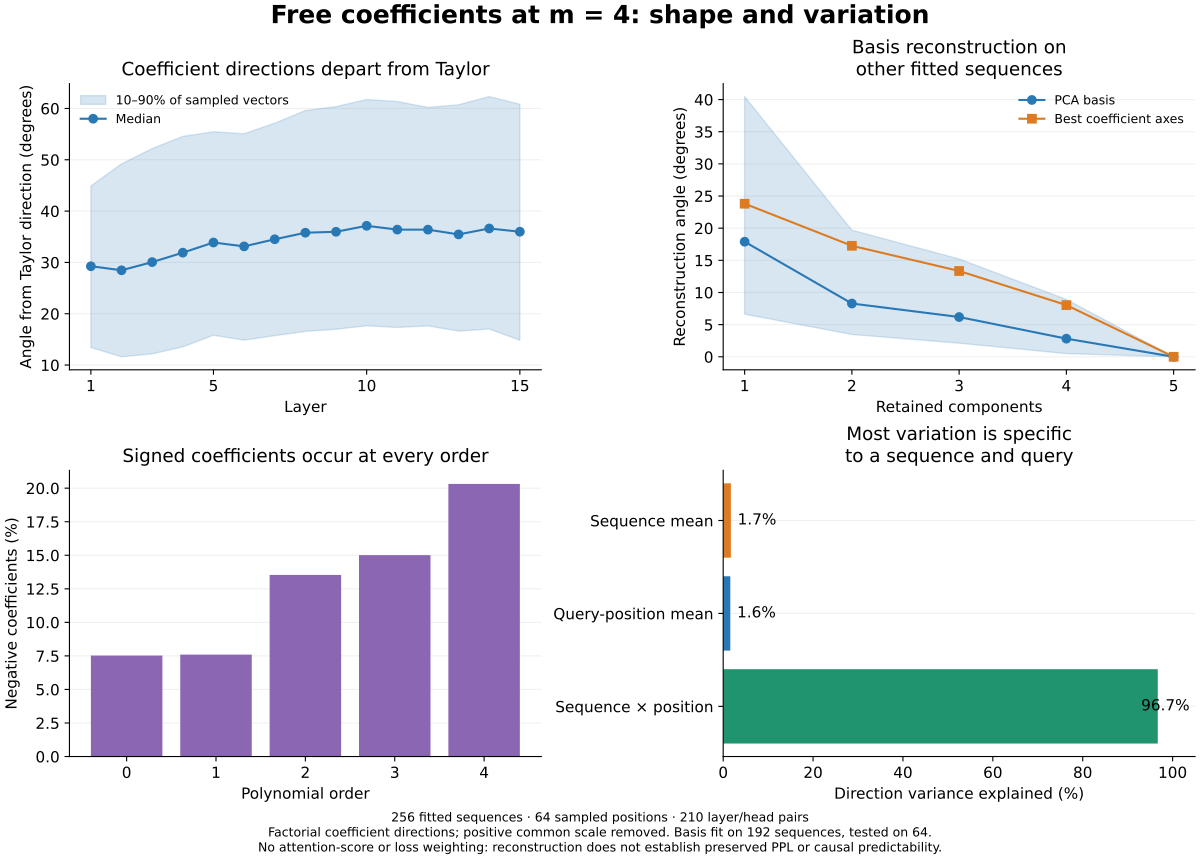

This figure's Python source:
"""Measure free-coefficient shape on CPU, then plot its compact run artifact.

The measurement reads the explicitly selected retained coefficient checkpoint.
The plot reads only committed JSON and selection files; it does not need a GPU
or the cluster's checkpoint. Positive common coefficient scale is separated
because head-output RMSNorm makes it approximately redundant (up to epsilon).
"""
from __future__ import annotations

import argparse
import hashlib
import json
import math
import os
from pathlib import Path
import subprocess

for _name in ("OPENBLAS_NUM_THREADS", "OMP_NUM_THREADS", "MKL_NUM_THREADS"):
    os.environ[_name] = str(min(4, max(1, int(os.environ.get(_name, "4")))))

import numpy as np
import yaml

import analyze_batch_coefficients as geometry
from scaffolds.records import capture_artifacts, load_run, update_record


ROOT = Path(__file__).resolve().parents[5]
OUTPUT = "free_coefficient_shape.json"
ROLE = "free_coefficients_full_batch_m4_head_scale"
QUANTILES = [0., .01, .1, .5, .9, .99, 1.]
HEAD_QUANTILES = [.1, .5, .9]


def quantiles(value, probabilities=QUANTILES, axis=None):
    return np.quantile(value, probabilities, axis=axis).tolist()


def angles(left, right):
    """Angles of directions; retain sign and reject undefined reconstructions."""
    norm = np.linalg.norm(right, axis=-1, keepdims=True)
    if np.any(norm < 1e-12):
        raise ValueError("A coefficient reconstruction has undefined direction")
    cosine = np.sum(left * (right / norm), axis=-1)
    return np.degrees(np.arccos(np.clip(cosine, -1, 1)))


def analyze(sampled, train_count):
    orders = sampled.shape[-1]
    factorial = np.asarray([math.factorial(order) for order in range(orders)])
    factorial_coefficients = sampled * factorial
    norms = np.linalg.norm(factorial_coefficients, axis=-1)
    if np.any(norms == 0) or not np.isfinite(norms).all():
        raise ValueError("A fitted coefficient vector has no finite direction")
    unit = factorial_coefficients / norms[..., None]
    taylor = np.ones(orders) / np.sqrt(orders)
    taylor_angles = angles(unit, taylor)
    mixed_sign = np.any(sampled < 0, axis=-1) & np.any(sampled > 0, axis=-1)
    per_head = []
    pooled_pca_angles, pooled_axis_angles = [[] for _ in range(orders)], [[] for _ in range(orders)]
    for layer in range(unit.shape[1]):
        for head in range(unit.shape[3]):
            values = unit[:, layer, :, head, :]
            flat = values.reshape(-1, orders)
            fitted = geometry.pca(flat)
            train = geometry.pca(values[:train_count].reshape(-1, orders))
            test = values[train_count:].reshape(-1, orders)
            centered = flat - fitted["mean"]
            covariance = centered.T @ centered / len(flat)
            std = np.sqrt(np.maximum(np.diag(covariance), 0))
            correlation = np.divide(covariance, std[:, None] * std[None, :],
                                    out=np.zeros_like(covariance), where=std[:, None] * std[None, :] > 0)
            sequence_effect = values.mean(axis=1) - fitted["mean"]
            position_effect = values.mean(axis=0) - fitted["mean"]
            interaction = values - fitted["mean"] - sequence_effect[:, None, :] - position_effect[None, :, :]
            energies = np.asarray([np.mean(np.sum(x * x, axis=-1))
                                   for x in (sequence_effect, position_effect, interaction)])
            if not np.isclose(energies.sum(), fitted["total_variance"], rtol=1e-10, atol=1e-12):
                raise ValueError("Two-way coefficient variance decomposition failed")
            fraction = energies / fitted["total_variance"]
            test_centered = test - train["mean"]
            axis_variance = np.var(values[:train_count].reshape(-1, orders), axis=0)
            axes = np.argsort(-axis_variance, kind="stable")
            pca_angles, axis_angles = [], []
            for rank in range(1, orders + 1):
                basis = train["basis"][:, :rank]
                reconstructed = train["mean"] + (test_centered @ basis) @ basis.T
                error = angles(test, reconstructed)
                pca_angles.append(quantiles(error, HEAD_QUANTILES))
                pooled_pca_angles[rank - 1].append(error)
                axis_reconstruction = np.broadcast_to(train["mean"], test.shape).copy()
                axis_reconstruction[:, axes[:rank]] = test[:, axes[:rank]]
                axis_error = angles(test, axis_reconstruction)
                axis_angles.append(quantiles(axis_error, HEAD_QUANTILES))
                pooled_axis_angles[rank - 1].append(axis_error)
            probability = fitted["eigenvalues"] / fitted["eigenvalues"].sum()
            positive_probability = probability[probability > 0]
            per_head.append({
                "layer": layer + 1, "head": head + 1,
                "angle_from_taylor_degrees_quantiles": quantiles(taylor_angles[:, layer, :, head]),
                "factorial_coefficient_norm_quantiles": quantiles(norms[:, layer, :, head]),
                "negative_coefficient_fraction_per_order": np.mean(sampled[:, layer, :, head] < 0, axis=(0, 1)).tolist(),
                "mixed_sign_fraction": float(mixed_sign[:, layer, :, head].mean()),
                "mean_direction_angle_from_taylor_degrees": float(angles(taylor, fitted["mean"])),
                "total_direction_variance": fitted["total_variance"],
                "direction_correlation": correlation.tolist(),
                "two_way_variance_fractions": fraction.tolist(),
                "pca_cumulative_variance_fraction": fitted["cumulative"].tolist(),
                "pca_effective_rank": float(np.exp(-np.sum(positive_probability * np.log(positive_probability)))),
                "test_pca_reconstruction_angle_degrees_quantiles": pca_angles,
                "test_axis_reconstruction_angle_degrees_quantiles": axis_angles,
                "axis_order_by_train_variance": axes.tolist(),
            })
    weighted_fractions = np.average(
        [head["two_way_variance_fractions"] for head in per_head], axis=0,
        weights=[head["total_direction_variance"] for head in per_head])
    per_layer = [{
        "layer": layer + 1,
        "angle_from_taylor_degrees_quantiles": quantiles(taylor_angles[:, layer]),
        "mixed_sign_fraction": float(mixed_sign[:, layer].mean()),
        "factorial_coefficient_norm_quantiles": quantiles(norms[:, layer]),
    } for layer in range(unit.shape[1])]
    summary = {
        "sampled_vector_count": int(norms.size),
        "factorial_coefficient_quantiles_per_order": quantiles(factorial_coefficients, axis=(0, 1, 2, 3)),
        "factorial_coefficient_norm_quantiles": quantiles(norms),
        "factorial_coefficient_norm_over_taylor_quantiles": quantiles(norms / np.sqrt(orders)),
        "angle_from_taylor_degrees_quantiles": quantiles(taylor_angles),
        "negative_coefficient_fraction_per_order": np.mean(sampled < 0, axis=(0, 1, 2, 3)).tolist(),
        "any_negative_coefficient_fraction": float(np.any(sampled < 0, axis=-1).mean()),
        "mixed_sign_fraction": float(mixed_sign.mean()),
        "opposite_taylor_hemisphere_fraction": float(np.mean(taylor_angles > 90)),
        "two_way_variance_fractions_mean_over_heads": np.mean([x["two_way_variance_fractions"] for x in per_head], axis=0).tolist(),
        "two_way_variance_fractions_weighted_by_head_variance": weighted_fractions.tolist(),
        "test_pca_reconstruction_angle_degrees_quantiles_by_rank": [quantiles(np.concatenate(x)) for x in pooled_pca_angles],
        "test_axis_reconstruction_angle_degrees_quantiles_by_rank": [quantiles(np.concatenate(x)) for x in pooled_axis_angles],
    }
    for key in ("pca_cumulative_variance_fraction", "pca_effective_rank", "two_way_variance_fractions",
                "mean_direction_angle_from_taylor_degrees"):
        summary[key + "_head_quantiles"] = quantiles([x[key] for x in per_head], HEAD_QUANTILES, axis=0)
    return {"summary": summary, "per_layer": per_layer, "per_head": per_head}


def token_identity_analysis(sampled, tokens, positions, train_count, minimum_position=64):
    """A token-only lower bound on reproducing the selected first-layer directions.

    Before the first attention operation the current generator receives only a
    normalized token embedding. Equal token IDs therefore produce equal inputs,
    even at different positions or in different sequences. RoPE affects Q/K later.
    The oracle's labels need not satisfy this consistency constraint.
    """
    keep = positions >= minimum_position
    if not np.any(keep):
        raise ValueError("No sampled query positions meet the token-lookup threshold")
    coefficients = sampled[:, 0, keep, :, :]
    factorial = np.asarray([math.factorial(order) for order in range(coefficients.shape[-1])])
    coefficients = coefficients * factorial
    coefficients /= np.linalg.norm(coefficients, axis=-1, keepdims=True)
    token_ids = tokens[:, positions[keep]].reshape(-1)
    values = coefficients.reshape(-1, coefficients.shape[-2], coefficients.shape[-1])
    unique, inverse, counts = np.unique(token_ids, return_inverse=True, return_counts=True)
    sums = np.zeros((len(unique), *values.shape[1:]), np.float64)
    np.add.at(sums, inverse, values)
    means = sums / counts[:, None, None]
    group_summaries = []
    for threshold in (1, 2, 8):
        selected = counts[inverse] >= threshold
        subset = values[selected]
        errors = subset - means[inverse[selected]]
        variance = np.mean(np.sum((subset - subset.mean(axis=0)) ** 2, axis=-1), axis=0)
        residual = np.mean(np.sum(errors ** 2, axis=-1), axis=0)
        r2 = 1 - residual / variance
        group_summaries.append({
            "minimum_token_occurrences": threshold,
            "observation_count": int(selected.sum()),
            "token_type_count": int(np.sum(counts >= threshold)),
            "observation_fraction": float(selected.mean()),
            "explained_direction_variance_fraction_per_head": r2.tolist(),
            "explained_direction_variance_fraction_pooled": float(1 - residual.sum() / variance.sum()),
            "within_token_direction_variance_fraction_pooled": float(residual.sum() / variance.sum()),
            "angle_to_token_mean_degrees_quantiles": quantiles(angles(subset, means[inverse[selected]])),
        })
    train_size = train_count * int(keep.sum())
    train_values, test_values = values[:train_size], values[train_size:]
    train_inverse, test_inverse = inverse[:train_size], inverse[train_size:]
    train_counts = np.bincount(train_inverse, minlength=len(unique))
    train_sum = np.zeros_like(sums)
    np.add.at(train_sum, train_inverse, train_values)
    train_mean = train_values.mean(axis=0)
    train_lookup = np.broadcast_to(train_mean, sums.shape).copy()
    seen = train_counts > 0
    train_lookup[seen] = train_sum[seen] / train_counts[seen, None, None]
    predicted = train_lookup[test_inverse]
    error = np.mean(np.sum((test_values - predicted) ** 2, axis=-1), axis=0)
    baseline = np.mean(np.sum((test_values - train_mean) ** 2, axis=-1), axis=0)
    lookup_angles = angles(test_values, predicted)
    # Rare-token averages can overfit. Choose one shrinkage strength using only
    # the designated training sequences, then evaluate it on the held sequences.
    inner_sequences = 3 * train_count // 4
    inner_size = inner_sequences * int(keep.sum())
    inner_mean = values[:inner_size].mean(axis=0)
    inner_counts = np.bincount(inverse[:inner_size], minlength=len(unique))
    inner_sum = np.zeros_like(sums)
    np.add.at(inner_sum, inverse[:inner_size], values[:inner_size])
    validation = values[inner_size:train_size]
    validation_inverse = inverse[inner_size:train_size]
    validation_baseline = float(np.mean(np.sum((validation - inner_mean) ** 2, axis=-1)))
    strengths = [0., 1., 4., 16., 64., 256., 1024., "constant_mean"]

    def shrunk_lookup(total, count, mean, strength):
        if strength == "constant_mean":
            return np.broadcast_to(mean, total.shape).copy()
        denominator = count[:, None, None] + strength
        return np.divide(total + strength * mean, denominator,
                         out=np.broadcast_to(mean, total.shape).copy(), where=denominator > 0)

    validation_errors = []
    for strength in strengths:
        candidate = shrunk_lookup(inner_sum, inner_counts, inner_mean, strength)[validation_inverse]
        validation_errors.append(float(np.mean(np.sum((validation - candidate) ** 2, axis=-1))))
    selected_strength = strengths[int(np.argmin(validation_errors))]
    regularized = shrunk_lookup(train_sum, train_counts, train_mean, selected_strength)[test_inverse]
    regularized_error = np.mean(np.sum((test_values - regularized) ** 2, axis=-1), axis=0)
    return {
        "minimum_query_position_zero_based": minimum_position,
        "query_positions_zero_based": positions[keep].tolist(),
        "sampled_token_count": int(len(token_ids)), "unique_token_count": int(len(unique)),
        "train_token_count": train_size, "test_token_count": int(len(token_ids) - train_size),
        "test_seen_token_fraction": float(np.mean(seen[test_inverse])),
        "optimistic_within_sample_lookup": group_summaries,
        "held_sequence_lookup": {
            "explained_direction_variance_fraction_per_head": (1 - error / baseline).tolist(),
            "explained_direction_variance_fraction_pooled": float(1 - error.sum() / baseline.sum()),
            "angle_to_lookup_degrees_quantiles": quantiles(lookup_angles),
            "constant_training_mean_angle_degrees_quantiles": quantiles(angles(test_values, train_mean)),
            "unseen_token_fallback": "global direction mean over the training sequences, separately per head",
        },
        "regularized_held_sequence_lookup": {
            "pseudocount_grid": strengths,
            "selection_train_sequence_count": inner_sequences,
            "selection_validation_sequence_count": train_count - inner_sequences,
            "validation_error_reduction_fraction_by_pseudocount": [1 - error / validation_baseline for error in validation_errors],
            "selected_pseudocount": selected_strength,
            "selection_objective": "mean squared coefficient-direction error across heads; held64 sequences unused for selection",
            "explained_direction_variance_fraction_per_head": (1 - regularized_error / baseline).tolist(),
            "explained_direction_variance_fraction_pooled": float(1 - regularized_error.sum() / baseline.sum()),
            "angle_to_lookup_degrees_quantiles": quantiles(angles(test_values, regularized)),
        },
        "lookup_representative": "unconstrained arithmetic mean of unit coefficient directions; its norm may be less than one, making squared-error bounds optimistic",
        "interpretation": "Equal token IDs give identical first-layer generator inputs, but free coefficients can differ across their occurrences. This bounds reproduction of these chosen oracle directions by any token-only map.",
        "limits": [
            "First layer only; later-layer causal representations contain context.",
            "The oracle is independently fitted with target access for every sequence, including those used to test lookup transfer.",
            "The result constrains reproducing these specific coefficient directions, not attainable NLL; other equally good coefficients might satisfy token consistency.",
            "Ignoring early query positions reduces a simple source of coefficient nonidentifiability but does not establish functional identifiability.",
        ],
    }


def measure(run, overwrite=False):
    run = run.resolve()
    record = load_run(run)
    recipe = yaml.safe_load((run / "config.yaml").read_text())
    if record["status"] != "complete" or recipe.get("oracle", {}).get("parameterization") != "free_per_example_query_coefficients":
        raise ValueError("Requires a completed independent free-coefficient fit")
    checkpoint, completion = geometry.checked_checkpoint(run, record, recipe)
    previous_path = run / "batch_coefficient_geometry.json"
    previous = json.loads(previous_path.read_text())
    if (previous["config_sha256"] != record["config"]["sha256"]
            or previous["checkpoint_sha256"] != record["selected_checkpoint"]["sha256"]):
        raise ValueError("Existing geometry does not describe the retained checkpoint")
    positions = np.asarray(previous["settings"]["query_positions_zero_based"])
    train_count = len(previous["settings"]["train_sequence_indices"])
    sampled = geometry.sample_coefficients(checkpoint, recipe, positions)
    measured = analyze(sampled, train_count)
    from scaffolds.transformer.data.packed import PackedBatchIterator
    identity = json.loads((run / "data_identity.json").read_text())
    if geometry.sha256(Path(identity["manifest"])) != identity["manifest_sha256"]:
        raise ValueError("Fitting manifest checksum changed")
    tokens = next(iter(PackedBatchIterator(
        identity["manifest"], batch_size=identity["sequence_count"],
        sequence_length=identity["sequence_length"], start_sequence=identity["start_sequence"])))
    if hashlib.sha256(tokens.astype(np.int32).tobytes()).hexdigest() != identity["batch_sha256"]:
        raise ValueError("Sampled tokens differ from the pinned fitting batch")
    measured["first_layer_token_identity"] = token_identity_analysis(sampled, tokens, positions, train_count)
    if not np.allclose(measured["summary"]["pca_cumulative_variance_fraction_head_quantiles"][1],
                       previous["summary"]["pca_cumulative_variance_fraction_quantiles"][2],
                       rtol=1e-10, atol=1e-12):
        raise ValueError("PCA differs from the existing geometry on identical samples")
    result = {
        "schema_version": 1, "run_id": run.name, "parent_run_id": recipe["oracle"]["parent_run_id"],
        "config_sha256": record["config"]["sha256"],
        "checkpoint_sha256": record["selected_checkpoint"]["sha256"],
        "selected_checkpoint_step": completion["best_step"],
        "completion_sha256": geometry.sha256(run / "completion.json"),
        "geometry_sha256": geometry.sha256(previous_path),
        "fitting_batch_sha256": identity["batch_sha256"],
        "dataset_manifest_sha256": identity["manifest_sha256"],
        "analysis_script_sha256": geometry.sha256(Path(__file__)),
        "geometry_script_sha256": geometry.sha256(Path(geometry.__file__)),
        "analysis_source_commit": subprocess.check_output(["git", "rev-parse", "HEAD"], cwd=ROOT, text=True).strip(),
        "dependency_lock_sha256": geometry.sha256(ROOT / "scaffolds/transformer/uv.lock"),
        "checkpoint_verification": "recorded file names and sizes; coefficient_identity.json SHA256",
        "settings": {
            "coordinates": "factorial(order) times effective monomial coefficient; unit positive L2 normalization for directional statistics",
            "query_positions_zero_based": positions.tolist(), "train_sequence_count": train_count,
            "test_sequence_count": recipe["oracle"]["sequence_count"] - train_count,
            "quantile_probabilities": QUANTILES, "head_quantile_probabilities": HEAD_QUANTILES,
            "two_way_variance_order": ["sequence_mean", "query_position_mean", "sequence_by_position_remainder"],
            "pca_reconstruction": "mean plus first k components fitted on training sequences, followed by positive L2 normalization",
            "axis_reconstruction": "keep k coordinate axes ranked by training-sequence variance; other coordinates fixed at training mean",
            "angle_weighting": "equal sampled sequence/query/head weight; no score, value, gradient, or NLL weighting",
        },
        "limits": [
            "Only 64 uniformly spaced query positions are sampled; every fitting sequence is represented.",
            "A negative coefficient does not imply a negative polynomial value at an observed score.",
            "Positive common scaling is only approximately redundant because output RMSNorm has epsilon and finite precision.",
            "Angular/PCA reconstruction measures coefficient shape, not preserved attention outputs or fitting perplexity.",
            "The sequence split tests a basis on other independently fitted coefficient tables, not unseen-language-model performance.",
            "A five-coefficient polynomial direction already has four intrinsic degrees of freedom; compressible outputs need not be easy to predict from causal inputs.",
            "Oracle activations can contain target information through earlier free coefficients; predictability should first be measured from the original causal parent activations.",
        ], **measured,
    }
    geometry.atomic_write(run / OUTPUT, result, overwrite)
    update_record(run, capture_artifacts(run))
    print(json.dumps({"run_id": run.name, "output": str(run / OUTPUT), "summary": measured["summary"]}, sort_keys=True))


def plot(selection_path, output):
    output = output.with_suffix("")
    selection = yaml.safe_load(selection_path.read_text())
    entries = [x for x in selection["runs"] if x.get("role") == ROLE]
    if len(entries) != 1:
        raise ValueError(f"Selection must name exactly one {ROLE} run")
    entry = entries[0]
    run = ROOT / "experiments" / entry["study"] / "runs" / entry["run_id"]
    descriptor = entry.get("diagnostics", {}).get("free_coefficient_shape")
    if not descriptor or descriptor["path"] != str((run / OUTPUT).relative_to(ROOT)):
        raise ValueError("Pin free_coefficient_shape.json in this run's selection diagnostics before plotting")
    if geometry.sha256(run / OUTPUT) != descriptor["sha256"]:
        raise ValueError("The selected coefficient shape measurement checksum changed")
    data = json.loads((run / OUTPUT).read_text())
    if data["config_sha256"] != entry["sources"]["config.yaml"]["sha256"]:
        raise ValueError("The selected recipe differs from the shape measurement")
    import matplotlib
    matplotlib.use("Agg")
    import matplotlib.pyplot as plt
    plt.rcParams.update({"font.family": "DejaVu Sans", "font.size": 11, "axes.spines.top": False,
                         "axes.spines.right": False, "svg.hashsalt": "m4-free-coefficient-shape"})
    summary = data["summary"]
    fig, axes = plt.subplots(2, 2, figsize=(12, 8.6), layout="constrained")
    fig.suptitle("Free coefficients at m = 4: shape and variation", fontsize=18, weight="bold")
    layer = np.asarray([x["layer"] for x in data["per_layer"]])
    angle = np.asarray([x["angle_from_taylor_degrees_quantiles"] for x in data["per_layer"]])
    axes[0, 0].fill_between(layer, angle[:, 2], angle[:, 4], alpha=.18, color="#2878b5", label="10–90% of sampled vectors")
    axes[0, 0].plot(layer, angle[:, 3], color="#2878b5", marker="o", label="Median")
    axes[0, 0].set(xlabel="Layer", ylabel="Angle from Taylor direction (degrees)", title="Coefficient directions depart from Taylor")
    axes[0, 0].set_xticks([1, 5, 10, 15]); axes[0, 0].legend(frameon=False, fontsize=9)
    rank = np.arange(1, len(summary["negative_coefficient_fraction_per_order"]) + 1)
    pca_error = np.asarray(summary["test_pca_reconstruction_angle_degrees_quantiles_by_rank"])
    axis_error = np.asarray(summary["test_axis_reconstruction_angle_degrees_quantiles_by_rank"])
    axes[0, 1].plot(rank, pca_error[:, 3], marker="o", color="#2878b5", label="PCA basis")
    axes[0, 1].fill_between(rank, pca_error[:, 2], pca_error[:, 4], color="#2878b5", alpha=.18)
    axes[0, 1].plot(rank, axis_error[:, 3], marker="s", color="#dc7b21", label="Best coefficient axes")
    axes[0, 1].set(xlabel="Retained components", ylabel="Reconstruction angle (degrees)", xticks=rank,
                   title="Basis reconstruction on\nother fitted sequences")
    axes[0, 1].legend(frameon=False, fontsize=9)
    orders = rank - 1
    axes[1, 0].bar(orders, 100 * np.asarray(summary["negative_coefficient_fraction_per_order"]), color="#8b66b2")
    axes[1, 0].set(xlabel="Polynomial order", ylabel="Negative coefficients (%)", xticks=orders,
                   title="Signed coefficients occur at every order")
    fractions = np.asarray(summary["two_way_variance_fractions_mean_over_heads"])
    names = ["Sequence mean", "Query-position mean", "Sequence × position"]
    colors = ["#dc7b21", "#2878b5", "#20946f"]
    axes[1, 1].barh(np.arange(3), 100 * fractions, color=colors)
    for index, fraction in enumerate(fractions):
        axes[1, 1].text(min(100 * fraction + 1.5, 93), index, f"{100 * fraction:.1f}%", va="center")
    axes[1, 1].set(xlabel="Direction variance explained (%)", yticks=np.arange(3), yticklabels=names,
                   xlim=(0, 105), title="Most variation is specific\nto a sequence and query")
    axes[1, 1].invert_yaxis()
    for ax in axes.flat:
        ax.grid(alpha=.18, axis="y"); ax.set_axisbelow(True)
    fig.supxlabel("256 fitted sequences · 64 sampled positions · 210 layer/head pairs\n"
                  "Factorial coefficient directions; positive common scale removed. Basis fit on 192 sequences, tested on 64.\n"
                  "No attention-score or loss weighting: reconstruction does not establish preserved PPL or causal predictability.",
                  fontsize=9)
    output.parent.mkdir(parents=True, exist_ok=True)
    fig.savefig(output.with_suffix(".png"), dpi=180, metadata={"Software": "Matplotlib"})
    fig.savefig(output.with_suffix(".pdf"), metadata={"CreationDate": None, "ModDate": None})
    plt.close(fig)
    lookup = data["first_layer_token_identity"]
    fig, axes = plt.subplots(1, 2, figsize=(12, 4.8), layout="constrained")
    fig.suptitle("The first-layer oracle is not a token-only coefficient map", fontsize=17, weight="bold")
    heads = np.arange(1, len(lookup["held_sequence_lookup"]["explained_direction_variance_fraction_per_head"]) + 1)
    for group, color, label in zip((lookup["optimistic_within_sample_lookup"][1], lookup["optimistic_within_sample_lookup"][2]),
                                    ("#2878b5", "#dc7b21"), ("Token occurs ≥2 times", "Token occurs ≥8 times")):
        axes[0].plot(heads, 100 * np.asarray(group["explained_direction_variance_fraction_per_head"]),
                     marker="o", color=color, label=label)
    axes[0].set(xlabel="Head", ylabel="Coefficient-direction variance explained (%)",
                title="Optimistic token lookup on the entire fitted sample")
    axes[0].legend(frameon=False, fontsize=9)
    r2 = 100 * np.asarray(lookup["regularized_held_sequence_lookup"]["explained_direction_variance_fraction_per_head"])
    raw_r2 = 100 * np.asarray(lookup["held_sequence_lookup"]["explained_direction_variance_fraction_per_head"])
    axes[1].bar(heads, r2, color="#20946f", label="Shrinkage selected on training sequences")
    axes[1].plot(heads, raw_r2, marker="o", color="#888888", label="Unregularized lookup")
    axes[1].axhline(0, color="#555555", linewidth=1)
    axes[1].set(xlabel="Head", ylabel="Error reduction versus constant mean (%)",
                title="Token lookup learned on 192 sequences, tested on 64")
    axes[1].legend(frameon=False, fontsize=8)
    for ax in axes:
        ax.set_xticks([1, 4, 7, 10, 14]); ax.grid(axis="y", alpha=.18); ax.set_axisbelow(True)
    fig.supxlabel("First-layer generator input = normalized token embedding; equal token IDs give identical inputs.\n"
                  "Positions ≥64 only. Labels are independently fitted oracle directions, including on the test sequences.\n"
                  "This tests coefficient consistency, not attainable loss or whether another equally good coefficient solution exists.", fontsize=9)
    token_output = output.with_name(output.name + "_token_lookup")
    fig.savefig(token_output.with_suffix(".png"), dpi=180, metadata={"Software": "Matplotlib"})
    fig.savefig(token_output.with_suffix(".pdf"), metadata={"CreationDate": None, "ModDate": None})
    plt.close(fig)
    print(output.with_suffix(".png"))


def main():
    parser = argparse.ArgumentParser(description=__doc__)
    sub = parser.add_subparsers(dest="command", required=True)
    measurement = sub.add_parser("measure")
    measurement.add_argument("--run", type=Path, required=True)
    measurement.add_argument("--overwrite", action="store_true")
    rendering = sub.add_parser("plot")
    rendering.add_argument("--selection", type=Path, default=Path(__file__).with_name("selection.yaml"))
    rendering.add_argument("--output", type=Path, default=Path(__file__).with_suffix(""))
    args = parser.parse_args()
    if args.command == "measure":
        measure(args.run, args.overwrite)
    else:
        plot(args.selection, args.output)


if __name__ == "__main__":
    main()
